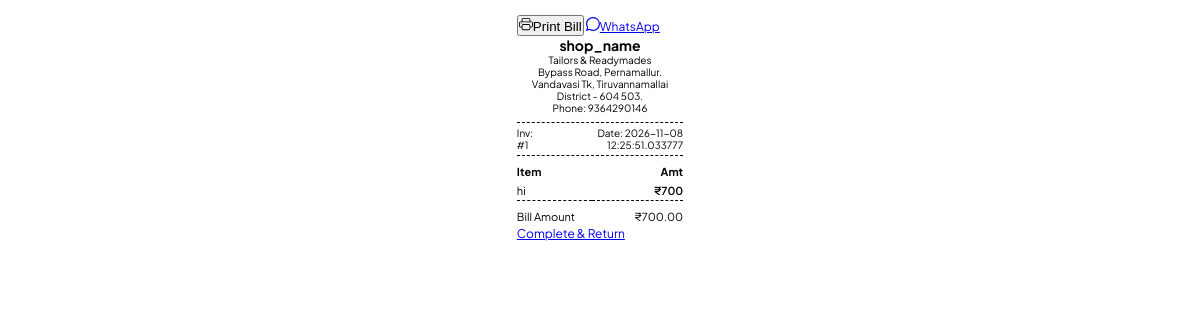
The page /bill_show_page/1 on the database its author committed.
### models.py (models this page shows, shortened)
class ShopDealer(UserMixin,db.Model) :
    id = db.Column(db.Integer, primary_key=True)
    shop_username = db.Column(db.String(150), unique=True, nullable=False)
    password = db.Column(db.String(150), nullable=False)
    shop_name = db.Column(db.String(150),nullable=False)
    shop_title = db.Column(db.String(150),nullable=False)
    shop_location = db.Column(db.String(150),nullable=False)
    shop_phone_number = db.Column(db.String(10),nullable=False)
    shop_gst_number = db.Column(db.String(15),default=None)

class Billing(db.Model):
    __tablename__ = 'billing'
    id = db.Column(db.Integer, primary_key=True)
    customer_no = db.Column(db.String(10))
    customer_name = db.Column(db.String(100))
    customer_address = db.Column(db.String(100), nullable=True)
    billing_amount = db.Column(Numeric(10, 2))
    grant_total = db.Column(Numeric(10, 2), default=0, nullable=True)
    applies_discount_amount = db.Column(Numeric(10, 2), default=0)
    overall_discount_amount = db.Column(
        Numeric(10, 2),
        db.Computed("billing_amount - applies_discount_amount")
    )
    total_quantity = db.Column(db.Integer)  # Quantity remains an Integer
    billing_date = db.Column(db.DateTime, default=datetime.utcnow)
    billing_products = db.relationship('SelledProduct', backref='billing', lazy=True)

class Product(db.Model) :
    id = db.Column(db.Integer,primary_key=True)
    billing_id = db.Column(db.Integer, db.ForeignKey('billing.id'), nullable=True)
    product_name = db.Column(db.String(100))
    product_id = db.Column(db.String(100), nullable=True)
    product_selling_amount = db.Column(db.Integer)
    product_raw_amount = db.Column(db.Integer,nullable=True)
    backup_product_selling_amount = db.Column(db.Integer, nullable=True,default=None)  # New field to store the original selling amount for discount restoration
    backup_product_raw_amount = db.Column(db.Integer, default=None,nullable=True)  # New field to store the original raw amount for discount restoration
    discount = db.Column(db.Integer,nullable=True)
    product_location = db.Column(db.String(100),nullable=True,default=None)
    product_entry_date = db.Column(db.String(100),nullable=True)
    product_exit_date = db.Column(db.DateTime, default=None,nullable=True)
    customer_phone_number = db.Column(db.String(10), db.ForeignKey('customer.customer_phone_number'), default=None, nullable=True)
    status = db.Column(db.String(20), default='active')  # active, sold, expired, etc.

### app.py (the view)
@app.route('/bill_show_page/<int:billing_id>')
def bill_show_page(billing_id):
    billing = Billing.query.get_or_404(billing_id)
    selled = SelledProduct.query.filter_by(billing_id=billing_id)
    shop = ShopDealer.query.all()
    products = Product.query.filter_by(billing_id=billing_id)
    return render_template('bill_show_page.html', billing=billing,selled=selled,shop=shop,products=products)

### templates/bill_show_page.html (shortened to what this page needs)
<!DOCTYPE html>
<html lang="en">
  <head>
  </head>
  <body>
    <div class="container">
      <div class="action-panel">
        <button class="btn print-btn" onclick="window.print()">
          Print Bill
        </button>
        <a href="/whatsapp_bill/{{ billing.id }}" class="btn whatsapp-btn">
          WhatsApp
        </a>
      </div>
      <div class="receipt-card">
        <header class="shop-header">
          {% for s in shop %}
            <h1 class="shop-name">{{ s.shop_name }}</h1>
            <p class="shop-title">{{ s.shop_title }}</p>
            <p class="shop-details">{{ s.shop_location }}</p>
            <p class="shop-details">Phone: {{ s.shop_phone_number }}</p>
          {% endfor %}
        </header>
        <div class="invoice-meta">
          <div class="meta-group">
            <span class="invoice-id">Inv: #{{ billing.id }}</span>
          </div>
          <div class="meta-group text-right">
            <span>Date: {{ billing.billing_date }}</span>
          </div>
        </div>
        <table class="items-table">
          <thead>
            <tr>
              <th>Item</th>
              <th class="text-right">Amt</th>
            </tr>
          </thead>
          <tbody>
            {% for p in products %}
              <tr>
                <td>{{ p.product_name }}</td>
                <td class="text-right">
                  {% if p.backup_product_selling_amount == p.product_selling_amount %}
                    <span class="price-current">₹{{ p.backup_product_selling_amount }}</span>
                  {% else %}
                    <span class="price-strike">₹{{ p.backup_product_selling_amount }}</span>
                    <span class="price-current">₹{{ p.product_selling_amount }}</span>
                  {% endif %}
                </td>
              </tr>
            {% endfor %}
          </tbody>
        </table>
        <table>
          {% if billing.billing_amount != billing.applies_discount_amount %}
            <tr>
              <td>Bill Amount</td>
              <td class="text-right">₹{{ billing.billing_amount }}</td>
            </tr>
            <tr>
              <td>Total Amount</td>
              <td class="text-right">₹{{ billing.applies_discount_amount }}</td>
            </tr>
            <tr>
              <td>Total Save</td>
              <td class="text-right">₹{{ ((billing.billing_amount|float) - (billing.grant_total|float))|round(1) }}</td>
            </tr>
            <tr>
              <td><strong>Grant Total</strong></td>
              <td class="text-right"><strong>₹{{ billing.grant_total }}</strong></td>
            </tr>
          {% else %}
            <tr>
              <td>Bill Amount</td>
              <td class="text-right">₹{{ billing.billing_amount }}</td>
            </tr>
          {% endif %}
        </table>
      </div>
      <div class="nav-actions">
        <a href="/shop_dashboard" class="btn complete-btn">Complete & Return</a>
      </div>
    </div>
  </body>
</html>

### templates/bill_show_page.html (style rules this page uses)
* { box-sizing: border-box; margin: 0; padding: 0; }
body { font-family: 'Plus Jakarta Sans', sans-serif; font-size: 12px; color: #000; background: #fff; width: 100%; }
.container { max-width: 48mm; margin: 0 auto; padding: 4mm 2mm; }
.action-panel, .nav-actions { display: block; }
.receipt-card { width: 100%; }
.shop-header { text-align: center; margin-bottom: 8px; }
.shop-name { font-size: 14px; font-weight: 700; }
.shop-title, .shop-details { font-size: 10px; }
.invoice-meta { display: flex; justify-content: space-between; font-size: 10px; border-bottom: 1px dashed #000; border-top: 1px dashed #000; padding: 4px 0; margin: 6px 0; }
table { width: 100%; border-collapse: collapse; font-size: 11px; }
th, td { padding: 3px 0; text-align: left; }
.text-right { text-align: right; }
.items-table { border-bottom: 1px dashed #000; margin-bottom: 6px; }
.price-current { font-weight: 600; }

### rows shown on the page
ShopDealer: shop_name "shop_name", shop_title "Tailors & Readymades", shop_location "Bypass Road, Pernamallur. Vandavasi Tk, Tiruvannamallai District - 604 503.", shop_phone_number "9364290146"
Billing: id "1", billing_date "2026-11-08 12:25:51.033777", billing_amount "700.00"
Product: product_name "hi", backup_product_selling_amount "700"
